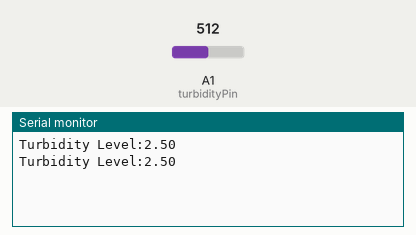
Bench run of a sketch on a simulated Arduino Uno, built with avr-gcc and run on an emulated ATmega328P. On the bench: the last lines printed to the serial monitor. Inputs (shaded band) come from the test bench; at power-on: A1 (turbidityPin) = 512.

Above: at 2.8 s.
2.9 s: A1 (turbidityPin) set to 716
At 4.9 s:
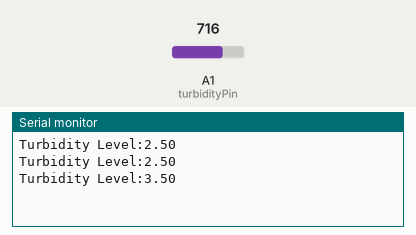
5.6 s: A1 (turbidityPin) set to 900
At 6.5 s:
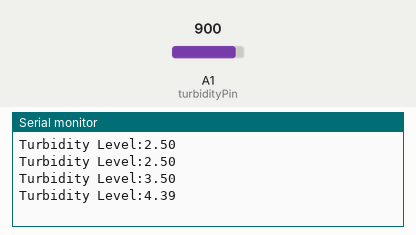
Timing chart, 0 to 8.6 s (numbered marks = the images above; inputs shaded):
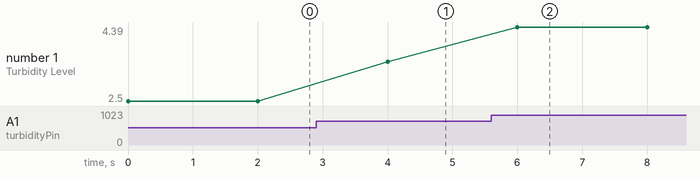

Measured:
- after the input at 2.9 s, the serial monitor: prints a new line after 1.1 s (image 1)
- after the input at 5.6 s, the serial monitor: prints a new line after 0.40 s (image 2)
- plotted number 1: 2.5 → 3.5 after the input at 2.9 s, 3.5 → 4.39 after the input at 5.6 s

The sketch:

turbiditySensor.ino
```cpp
/*************
 * (Jan23) First, test Turbidity Sensor (value) seperately
 * Line Connection: Black->GND, Red->5V, Blue->AnalogIn
 * (http://wiki.dfrobot.com.cn/index.php?title=(SKU:SEN0189)_Turbidity_sensor%E6%B5%8A%E5%BA%A6%E4%BC%A0%E6%84%9F%E5%99%A8%E6%A8%A1%E5%9D%97)
 * More turbid, output VALUE is smaller!
 * theory: more turbid, less light goes through, smaller I, smaller V
 * (STANDARD voltage: 4.1 +- 0.3 V)
 *************/

const int turbidityPin = A1;
int turbidityValue = 0; //[Range 0-1023] initialize
float turbidityVol = 0; //convert the turbidityValue to a voltage (0-5V)

void setup() {
  Serial.begin(9600); //need to test the frequency(9600?) later
}

void loop() {
  turbidityValue = analogRead(turbidityPin);
  turbidityVol = turbidityValue * (5.0 / 1024.0);
  Serial.print("Turbidity Level:");
  //Serial.println(turbidityValue);
  Serial.println(turbidityVol);
  delay(2000);
}
```
